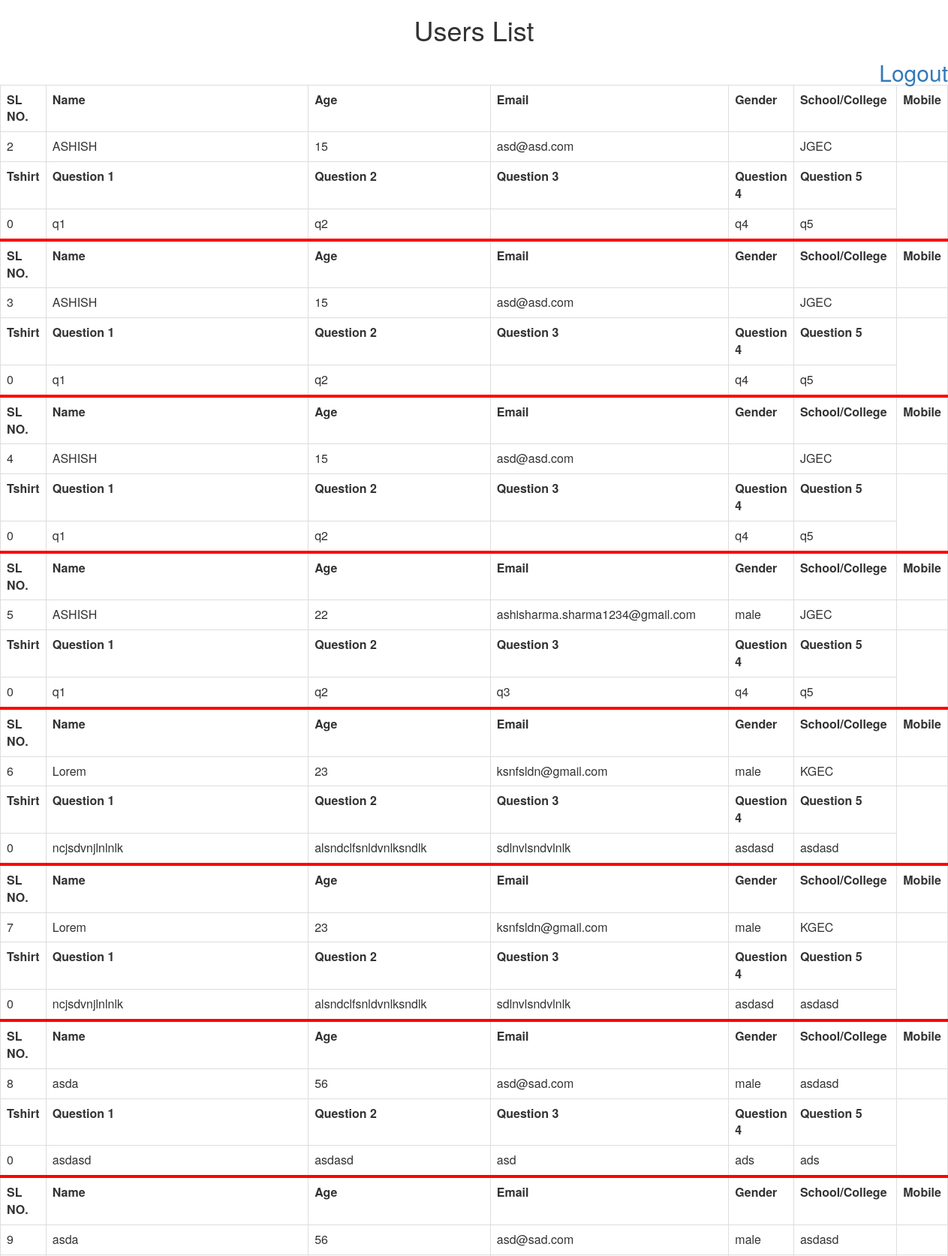
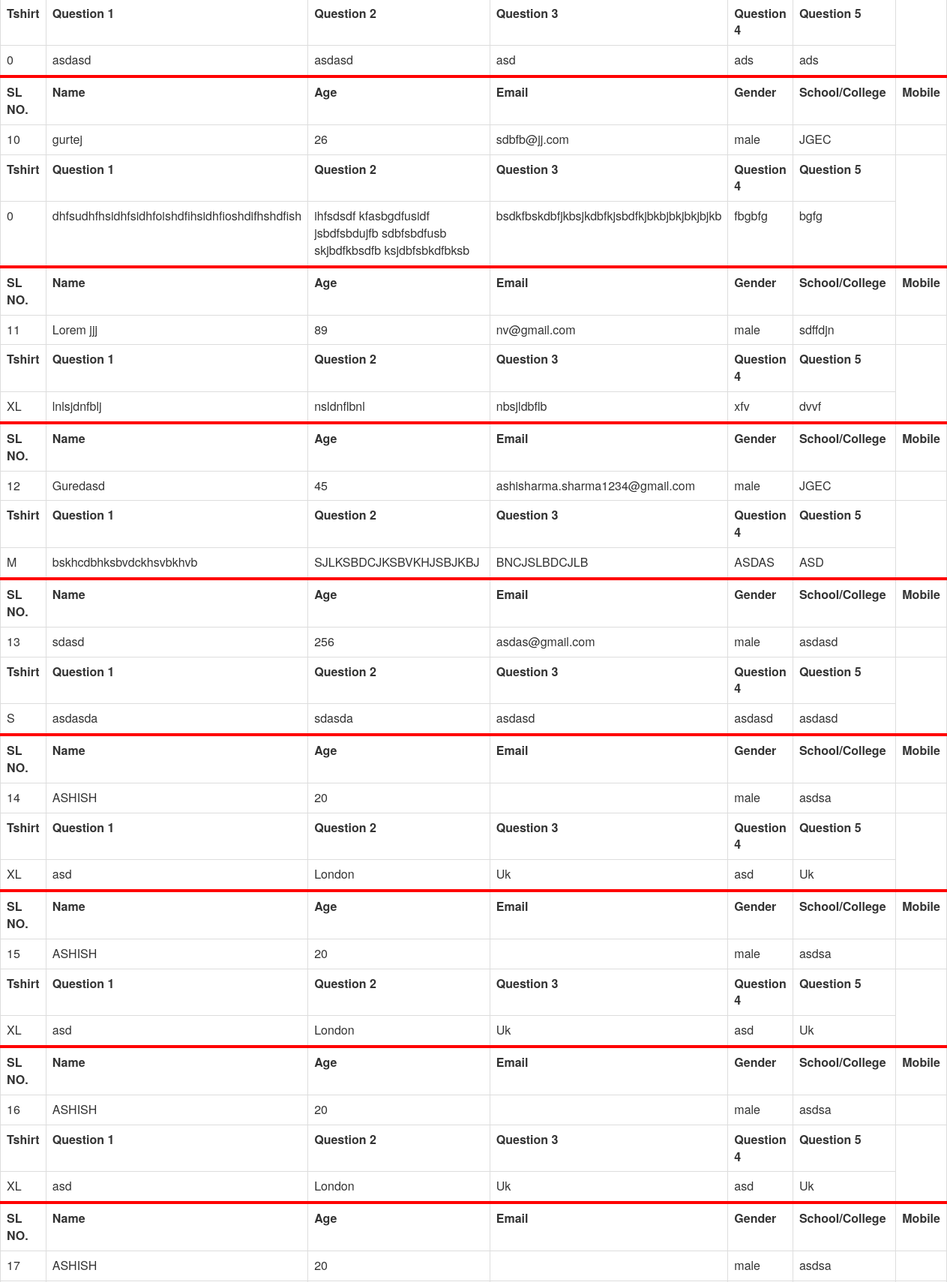
/users.php (signed in, upper part), run on the app's committed database (2 pictures, top to bottom).
### tables this page shows
CREATE TABLE `users` (
  `no` int(11) NOT NULL,
  `name` varchar(55) NOT NULL,
  `email` varchar(55) NOT NULL,
  `gender` varchar(55) NOT NULL,
  `school` varchar(100) NOT NULL,
  `age` int(120) NOT NULL,
  `q1` varchar(250) NOT NULL,
  `q2` varchar(250) NOT NULL,
  `q3` varchar(250) NOT NULL,
  `q4` varchar(250) NOT NULL,
  `q5` varchar(250) NOT NULL,
  `shirt` varchar(4) NOT NULL
);

### users.php (the view, shortened to what this page needs)
<?php
	if(!isset($_SESSION['adminName'])) {
		header("Location:index.php");
	} else {
	?>
<html>
<head>
	<link rel="stylesheet" href="bootstrap.min.css">
</head>
<body>
<h1 style="text-align:center;">Users List</h1>
<h2 ><a href="logout.php " style="float:right; text-decoration:none;">Logout</a></h2>
	<table class="table table-stripped table-bordered table-hover">
	<?php
		include_once('dbh.php');
		$query = "SELECT * FROM users;";
		$res = mysqli_query($con,$query);
		while($row = mysqli_fetch_assoc($res)) {
		?>
		<tr>
		<th>SL NO.</th>
		<th>Name</th>
		<th>Age</th>
		<th>Email</th>
		<th>Gender</th>
		<th>School/College</th>
		<th>Mobile</th>
	</tr>
		<tr>
			<td><?php echo $row['no']; ?></td>
			<td><?php echo $row['name']; ?></td>
			<td><?php echo $row['age']; ?></td>
			<td><?php echo $row['email']; ?></td>
			<td><?php echo $row['gender']; ?></td>
			<td><?php echo $row['school']; ?></td>
			<td><?php echo $row['tel']; ?></td>
		</tr>
		<tr>
			<th>Tshirt</th>
			<th>Question 1</th>
			<th>Question 2</th>
			<th>Question 3</th>
			<th>Question 4</th>
			<th>Question 5</th>
		</tr>
			<tr style="border-bottom: solid red 4px;">
			<td><?php echo $row['shirt']; ?></td>
			<td><?php echo $row['q1']; ?></td>
			<td><?php echo $row['q2']; ?></td>
			<td><?php echo $row['q3']; ?></td>
			<td><?php echo $row['q4']; ?></td>
			<td><?php echo $row['q5']; ?></td>
		</tr>
			<?php
		}
	?>
	</table>
</body>
</html>
<?php } ?>

### data on the page
users: no "2", name "ASHISH", age "15", email "asd@asd.com", school "JGEC", shirt "0", q1 "q1", q2 "q2", q4 "q4", q5 "q5"
users: no "3", name "ASHISH", age "15", email "asd@asd.com", school "JGEC", shirt "0", q1 "q1", q2 "q2", q4 "q4", q5 "q5"
users: no "4", name "ASHISH", age "15", email "asd@asd.com", school "JGEC", shirt "0", q1 "q1", q2 "q2", q4 "q4", q5 "q5"
users: no "5", name "ASHISH", age "22", email "ashisharma.sharma1234@gmail.com", gender "male", school "JGEC", shirt "0", q1 "q1", q2 "q2", q3 "q3", q4 "q4", q5 "q5"
users: no "6", name "Lorem", age "23", email "ksnfsldn@gmail.com", gender "male", school "KGEC", shirt "0", q1 "ncjsdvnjlnlnlk", q2 "alsndclfsnldvnlksndlk", q3 "sdlnvlsndvlnlk", q4 "asdasd", q5 "asdasd"
users: no "7", name "Lorem", age "23", email "ksnfsldn@gmail.com", gender "male", school "KGEC", shirt "0", q1 "ncjsdvnjlnlnlk", q2 "alsndclfsnldvnlksndlk", q3 "sdlnvlsndvlnlk", q4 "asdasd", q5 "asdasd"
users: no "8", name "asda", age "56", email "asd@sad.com", gender "male", school "asdasd", shirt "0", q1 "asdasd", q2 "asdasd", q3 "asd", q4 "ads", q5 "ads"
users: no "9", name "asda", age "56", email "asd@sad.com", gender "male", school "asdasd", shirt "0", q1 "asdasd", q2 "asdasd", q3 "asd", q4 "ads", q5 "ads"
users: no "10", name "gurtej", age "26", email "sdbfb@jj.com", gender "male", school "JGEC", shirt "0", q1 "dhfsudhfhsidhfsidhfoishdfihsidhfioshdifhshdfish", q2 "ihfsdsdf kfasbgdfusidf jsbdfsbdujfb sdbfsbdfusb skjbdfkbsdfb ksjdbfsbkdfbksb", q3 "bsdkfbskdbfjkbsjkdbfkjsbdfkjbkbjbkjbkjbjkb", q4 "fbgbfg", q5 "bgfg"
users: no "11", name "Lorem jjj", age "89", email "nv@gmail.com", gender "male", school "sdffdjn", shirt "XL", q1 "lnlsjdnfblj", q2 "nsldnflbnl", q3 "nbsjldbflb", q4 "xfv", q5 "dvvf"
users: no "12", name "Guredasd", age "45", email "ashisharma.sharma1234@gmail.com", gender "male", school "JGEC", shirt "M", q1 "bskhcdbhksbvdckhsvbkhvb", q2 "SJLKSBDCJKSBVKHJSBJKBJ", q3 "BNCJSLBDCJLB", q4 "ASDAS", q5 "ASD"
users: no "13", name "sdasd", age "256", email "asdas@gmail.com", gender "male", school "asdasd", shirt "S", q1 "asdasda", q2 "sdasda", q3 "asdasd", q4 "asdasd", q5 "asdasd"
users: no "14", name "ASHISH", age "20", gender "male", school "asdsa", shirt "XL", q1 "asd", q2 "London", q3 "Uk", q4 "asd", q5 "Uk"
users: no "15", name "ASHISH", age "20", gender "male", school "asdsa", shirt "XL", q1 "asd", q2 "London", q3 "Uk", q4 "asd", q5 "Uk"
users: no "16", name "ASHISH", age "20", gender "male", school "asdsa", shirt "XL", q1 "asd", q2 "London", q3 "Uk", q4 "asd", q5 "Uk"
users: no "17", name "ASHISH", age "20", gender "male", school "asdsa"
